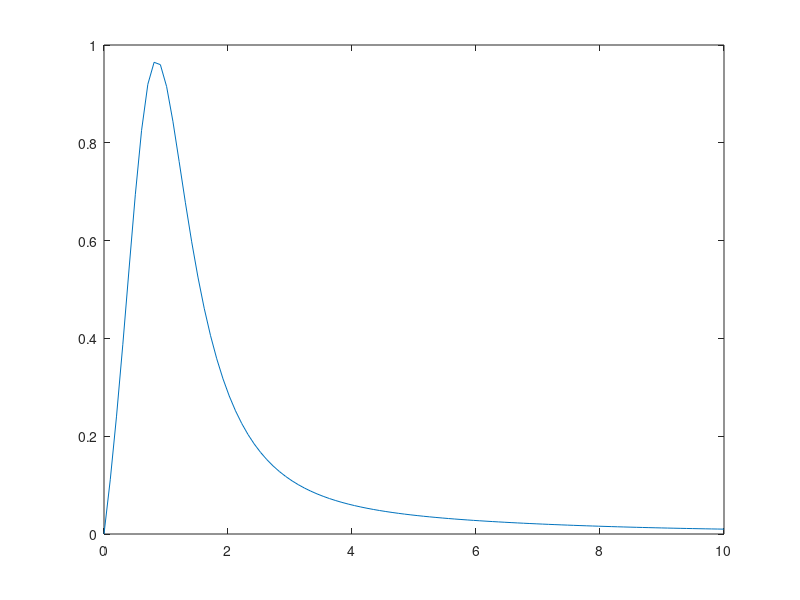

Reproduce this figure in MATLAB. (Note: this script raises an error after producing the figure.)
clear
clc

f = @(x) (x.^2 + sin(x))./(1+x.^4);

plot(linspace(0,10), f(linspace(0,10)))

pause

quadgui(f, 0, 10, 1e-3)

quad(f, 0, 10, 1e-1)
quad(f, 0, 10, 1e-2)
quad(f, 0, 10, 1e-3)
quad(f, 0, 10, 1e-10)

%%

clear
clc

x  = linspace(-1,1,1000);
f = @(x) 1./(0.01+25*x.^2);

plot(x,f(x))

% the integral of f over [-1,1] equals 4*atan(50), which is about 6.2032
error = quad(f, -1, 1, 1e-6) - 4*atan(50) 

pause

quadgui(f, -1, 1, 1e-3)

%% Removable singularities

quadtx(@(x) sin(x)./x, 0, pi)

quadtx(@(x) sin(x)./x, realmin, pi)

quadtx(@sinc, 0, pi)

%% Integrals that depend on parameters

clear
clc

% Using a function handle
F = @(t,z,w) t.^(z-1).*(1-t).^(w-1);

z = 2;
w = 1.5;
tol = 1e-6;
quadtx(F,0,1,tol,z,w)

beta(z,w) % Matlab's built-in beta function